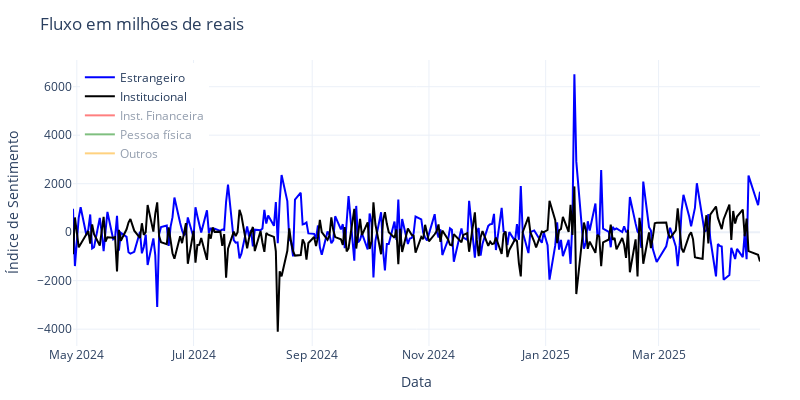

Notebook cell for this chart:
### Code cell
fig = go.Figure()

# Linha principal (o seu índice de sentimento)
fig.add_trace(go.Scatter( x=fluxo.Data, y=fluxo.Estrangeiro, mode='lines', name='Estrangeiro', line=dict(color='blue')))
fig.add_trace(go.Scatter( x=fluxo.Data, y=fluxo.Institucional, mode='lines', name='Institucional', line=dict(color='black')))
fig.add_trace(go.Scatter( x=fluxo.Data, y=fluxo['Inst. Financeira'], mode='lines', name='Inst. Financeira', line=dict(color='red'),
                         visible='legendonly'))
fig.add_trace(go.Scatter( x=fluxo.Data, y=fluxo['Pessoa física'], mode='lines', name='Pessoa física', line=dict(color='green'),
                         visible='legendonly'))
fig.add_trace(go.Scatter( x=fluxo.Data, y=fluxo['Outros'], mode='lines', name='Outros', line=dict(color='orange'),
                         visible='legendonly'))
# Layout
fig.update_layout(
    title=f'Fluxo em milhões de reais',
    width=800,
    height=400,
    legend=dict(yanchor="top", y=0.99, xanchor="left", x=0.01),
    margin=dict(l=40, r=40, t=60, b=40),
    xaxis_title='Data',
    yaxis_title='Índice de Sentimento',
    template='plotly_white'
)

fig.show()

### Figure 1 — Plotly figure (JSON) as saved in the notebook; plotly's stock layout.template omitted (floating-point values rounded to 4 significant figures; data arrays with more than 128 entries replaced by an {"elided": "..."} marker saying what was removed)
{"data": [{"line": {"color": "blue"}, "mode": "lines", "name": "Estrangeiro", "type": "scatter", "x": {"elided": "248 str values"}, "y": {"elided": "248 float values"}}, {"line": {"color": "black"}, "mode": "lines", "name": "Institucional", "type": "scatter", "x": {"elided": "248 str values"}, "y": {"elided": "248 float values"}}, {"line": {"color": "red"}, "mode": "lines", "name": "Inst. Financeira", "type": "scatter", "visible": "legendonly", "x": {"elided": "248 str values"}, "y": {"elided": "248 float values"}}, {"line": {"color": "green"}, "mode": "lines", "name": "Pessoa física", "type": "scatter", "visible": "legendonly", "x": {"elided": "248 str values"}, "y": {"elided": "248 float values"}}, {"line": {"color": "orange"}, "mode": "lines", "name": "Outros", "type": "scatter", "visible": "legendonly", "x": {"elided": "248 str values"}, "y": {"elided": "248 float values"}}], "layout": {"height": 400, "legend": {"x": 0.01, "xanchor": "left", "y": 0.99, "yanchor": "top"}, "margin": {"b": 40, "l": 40, "r": 40, "t": 60}, "title": {"text": "Fluxo em milhões de reais"}, "width": 800, "xaxis": {"title": {"text": "Data"}}, "yaxis": {"title": {"text": "Índice de Sentimento"}}}}
